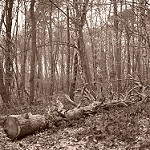
#> input picture data/seg_pred/seg_pred/10164.jpg, 150 x 150 px; its folder holds only this picture in this run
$ python -i preprocess.py   (imports and definitions only)
#> lines starting #> are read from the running program, lines starting #| are printed output that depends on the picture
import os
import cv2
import pandas as pd
import numpy as np

# --- 1. Define Constants and Paths ---
DATA_DIR = 'data/seg_train'
OUTPUT_CSV = 'data/train_features.csv'
CLASSES = ['buildings', 'forest', 'glacier', 'mountain', 'sea', 'street']

# --- 2. Feature Extraction Function ---
def extract_features_from_image(image_path):
    # Load image (OpenCV loads images in BGR format by default)
#> called with image_path = '../../data/seg_pred/seg_pred/10164.jpg'
    image = cv2.imread(image_path)
#> image is the input picture: shape (150, 150, 3); mean B, G, R 100.3, 113.4, 135.1
    if image is None:
        return None

    # Resize for consistent processing (Intel images are 150x150, but good practice to resize)
    image = cv2.resize(image, (64, 64))
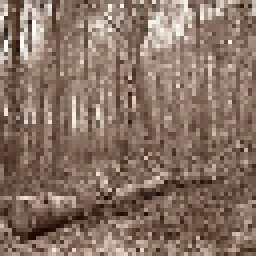
#> image: shape (64, 64, 3) (shown 4 times larger); mean B, G, R 100.6, 113.7, 135.4

    # 1. Feature: Mean Pixel Intensity (Advanced Preprocessing)
    # The image is split into channels.
    b, g, r = cv2.split(image)
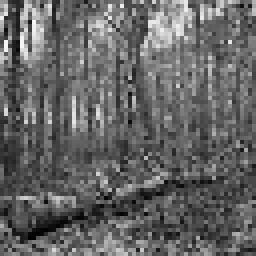
#> b: shape (64, 64) (shown 4 times larger); min 0, max 246, mean 100.6
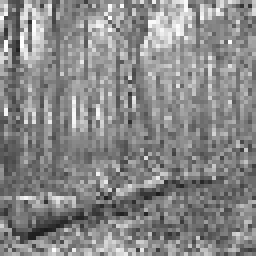
#> r: shape (64, 64) (shown 4 times larger); min 27, max 255, mean 135.4

    # 2. Feature: Edge Density (Advanced Feature Engineering)
    # Convert to grayscale for edge detection
    gray_image = cv2.cvtColor(image, cv2.COLOR_BGR2GRAY)
    # Use Canny edge detector
    edges = cv2.Canny(gray_image, 100, 200)
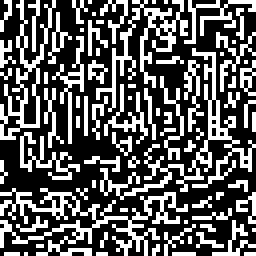
#> edges: shape (64, 64) (shown 4 times larger); 35.7% white in thin lines or dots
    # Edge density is the ratio of white pixels (edges) to total pixels
    edge_density = np.sum(edges > 0) / (edges.shape[0] * edges.shape[1])
#> edge_density = 0.357

    # Return a flat list of descriptive features
    features = [
        np.mean(r), np.mean(g), np.mean(b),
        np.std(r), np.std(g), np.std(b),
        edge_density
    ]
#> features = [135.4, 113.7, 100.6, 38.9, 40.57, 40.85, 0.357]
    return features

# --- 3. Main Processing Logic ---
def generate_features_csv():
    all_data = []

    # Process images for each class
    for label_id, class_name in enumerate(CLASSES):
        class_dir = os.path.join(DATA_DIR, class_name)
        print(f"Processing images in: {class_name}")

        for filename in os.listdir(class_dir):
            if filename.endswith(('.jpg', '.jpeg', '.png')):
                image_path = os.path.join(class_dir, filename)
                features = extract_features_from_image(image_path)

                if features:
                    # Append features and the target label (numeric and string)
                    features.extend([class_name, label_id])
                    all_data.append(features)

    # Create DataFrame with descriptive column names
    column_names = [
        'mean_R', 'mean_G', 'mean_B',
        'std_R', 'std_G', 'std_B',
        'edge_density',
        'label_name', 'label_id'
    ]
    df = pd.DataFrame(all_data, columns=column_names)
    df.to_csv(OUTPUT_CSV, index=False)
    print(f"\nFeature engineering complete. Saved to: {OUTPUT_CSV}")

# [3 lines not run here, left out]

>>> result = extract_features_from_image('../../data/seg_pred/seg_pred/10164.jpg')
#> result = [135.4, 113.7, 100.6, 38.9, 40.57, 40.85, 0.357]

$ run again, on data/seg_pred/seg_pred/10286.jpg
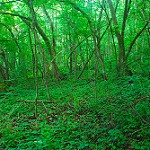
#> input picture data/seg_pred/seg_pred/10286.jpg, 150 x 150 px
#> in extract_features_from_image, image is the input picture: shape (150, 150, 3); mean B, G, R 45.2, 124.6, 37.6
#> image: shape (64, 64, 3)
#> in extract_features_from_image, `gray_image = cv2.cvtColor(image, cv2.COLOR_BGR2GRAY)`:
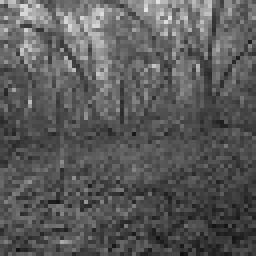
#> gray_image: shape (64, 64) (shown 4 times larger); min 18, max 227, mean 89.6
#> in extract_features_from_image, `edges = cv2.Canny(gray_image, 100, 200)`:
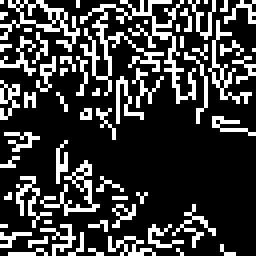
#> edges: shape (64, 64) (shown 4 times larger); 23.3% white in thin lines or dots
#> edge_density = 0.233
#> features = [37.63, 124.7, 45.23, 26.92, 39.96, 28.79, 0.233]

$ run again, on data/seg_pred/seg_pred/10377.jpg
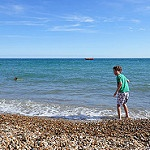
#> input picture data/seg_pred/seg_pred/10377.jpg, 150 x 150 px
#> in extract_features_from_image, image is the input picture: shape (150, 150, 3); mean B, G, R 179.3, 153.3, 125.1
#> image: shape (64, 64, 3)
#> in extract_features_from_image, `b, g, r = cv2.split(image)`:
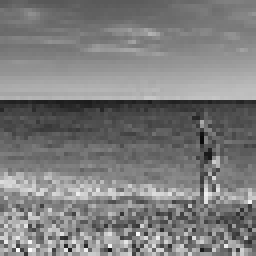
#> r: shape (64, 64) (shown 4 times larger); min 10, max 253, mean 124.9
#> in extract_features_from_image, `edges = cv2.Canny(gray_image, 100, 200)`:
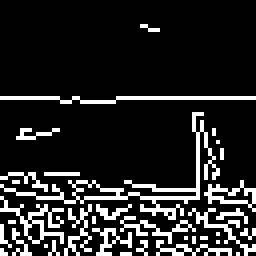
#> edges: shape (64, 64) (shown 4 times larger); 14.7% white in thin lines or dots
#> edge_density = 0.147
#> features = [124.9, 153.1, 179, 39.29, 42.45, 62.83, 0.147]

$ run again, on data/seg_pred/seg_pred/10530.jpg
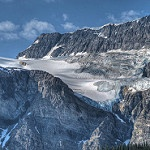
#> input picture data/seg_pred/seg_pred/10530.jpg, 150 x 150 px
#> in extract_features_from_image, image is the input picture: shape (150, 150, 3); mean B, G, R 135.2, 110.7, 90.5
#> image: shape (64, 64, 3)
#> in extract_features_from_image, `b, g, r = cv2.split(image)`:
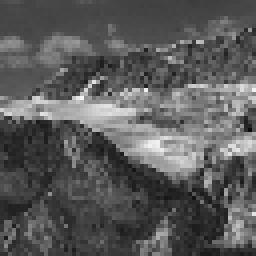
#> r: shape (64, 64) (shown 4 times larger); min 10, max 246, mean 90.5
#> in extract_features_from_image, `edges = cv2.Canny(gray_image, 100, 200)`:
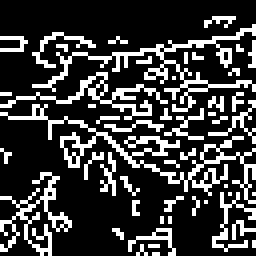
#> edges: shape (64, 64) (shown 4 times larger); 23.4% white in thin lines or dots
#> edge_density = 0.234
#> features = [90.5, 110.6, 135.2, 42.95, 38.55, 38.45, 0.234]
